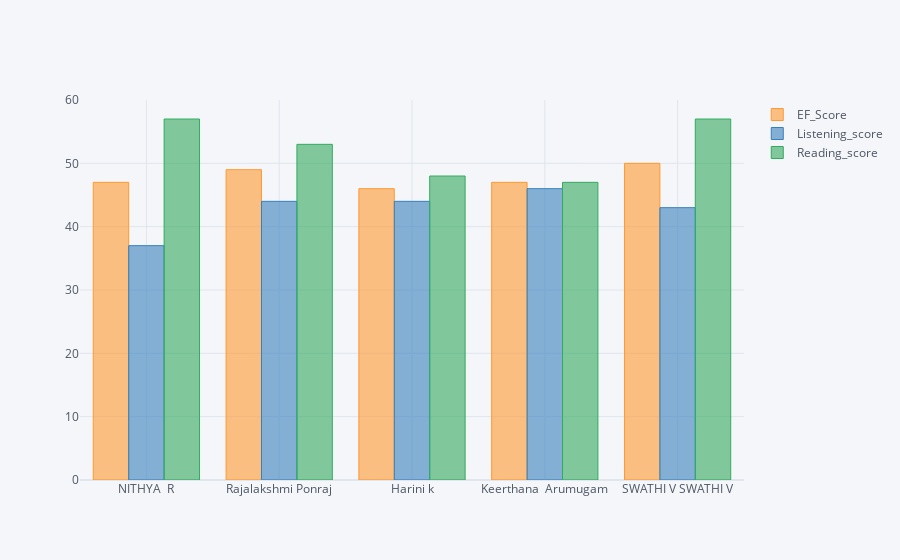

Source (notebook cell):
### Code cell
b1 = df[df["CEFR_level"]=="B1"]
b1[["EF_Score","Listening_score","Reading_score"]].iplot(kind="bar")

### Figure 1 — Plotly figure (JSON) as saved in the notebook; plotly's stock layout.template omitted (floating-point values rounded to 4 significant figures)
{"data": [{"marker": {"color": "rgba(255, 153, 51, 0.6)", "line": {"color": "rgba(255, 153, 51, 1.0)", "width": 1}}, "name": "EF_Score", "orientation": "v", "text": "", "x": ["NITHYA  R", "Rajalakshmi Ponraj", "Harini k", "Keerthana  Arumugam", "SWATHI V SWATHI V"], "y": [47, 49, 46, 47, 50], "type": "bar"}, {"marker": {"color": "rgba(55, 128, 191, 0.6)", "line": {"color": "rgba(55, 128, 191, 1.0)", "width": 1}}, "name": "Listening_score", "orientation": "v", "text": "", "x": ["NITHYA  R", "Rajalakshmi Ponraj", "Harini k", "Keerthana  Arumugam", "SWATHI V SWATHI V"], "y": [37, 44, 44, 46, 43], "type": "bar"}, {"marker": {"color": "rgba(50, 171, 96, 0.6)", "line": {"color": "rgba(50, 171, 96, 1.0)", "width": 1}}, "name": "Reading_score", "orientation": "v", "text": "", "x": ["NITHYA  R", "Rajalakshmi Ponraj", "Harini k", "Keerthana  Arumugam", "SWATHI V SWATHI V"], "y": [57, 53, 48, 47, 57], "type": "bar"}], "layout": {"legend": {"bgcolor": "#F5F6F9", "font": {"color": "#4D5663"}}, "paper_bgcolor": "#F5F6F9", "plot_bgcolor": "#F5F6F9", "title": {"font": {"color": "#4D5663"}}, "xaxis": {"gridcolor": "#E1E5ED", "showgrid": true, "tickfont": {"color": "#4D5663"}, "title": {"font": {"color": "#4D5663"}, "text": ""}, "zerolinecolor": "#E1E5ED"}, "yaxis": {"gridcolor": "#E1E5ED", "showgrid": true, "tickfont": {"color": "#4D5663"}, "title": {"font": {"color": "#4D5663"}, "text": ""}, "zerolinecolor": "#E1E5ED"}}}
